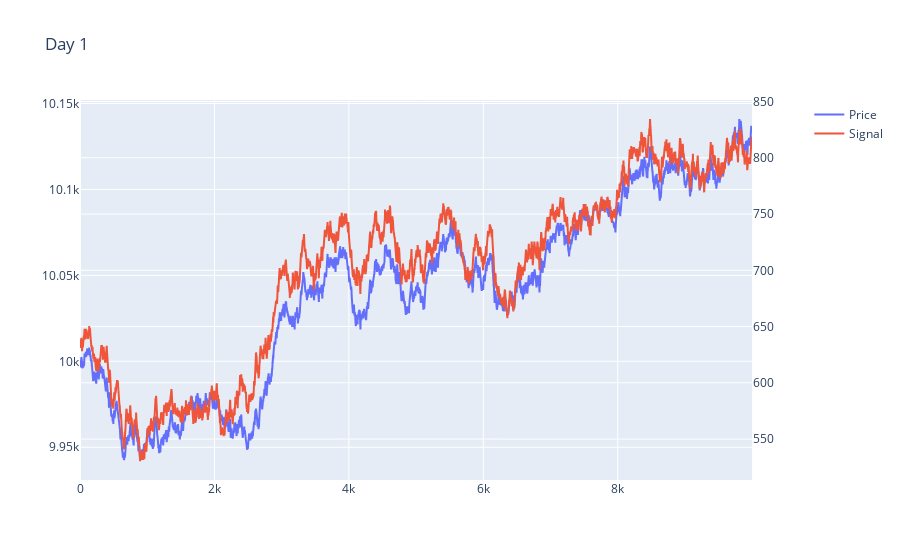
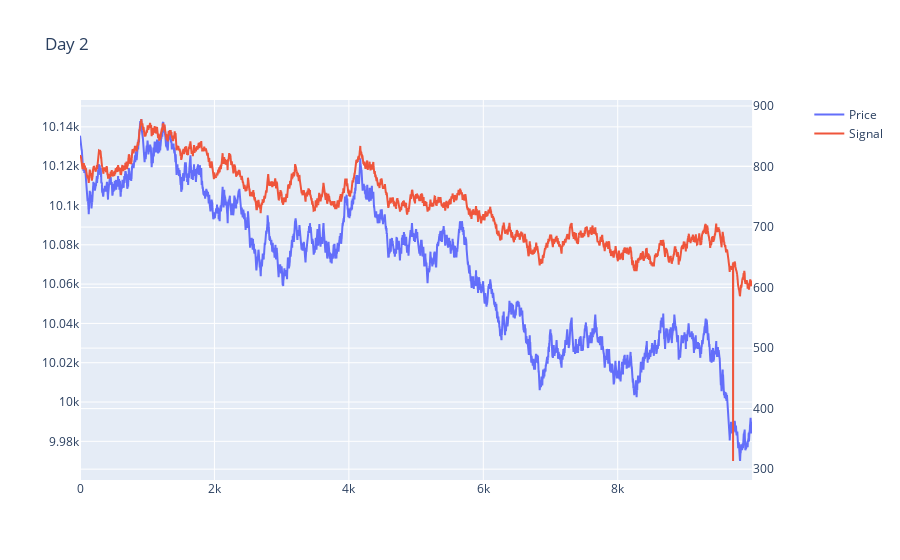
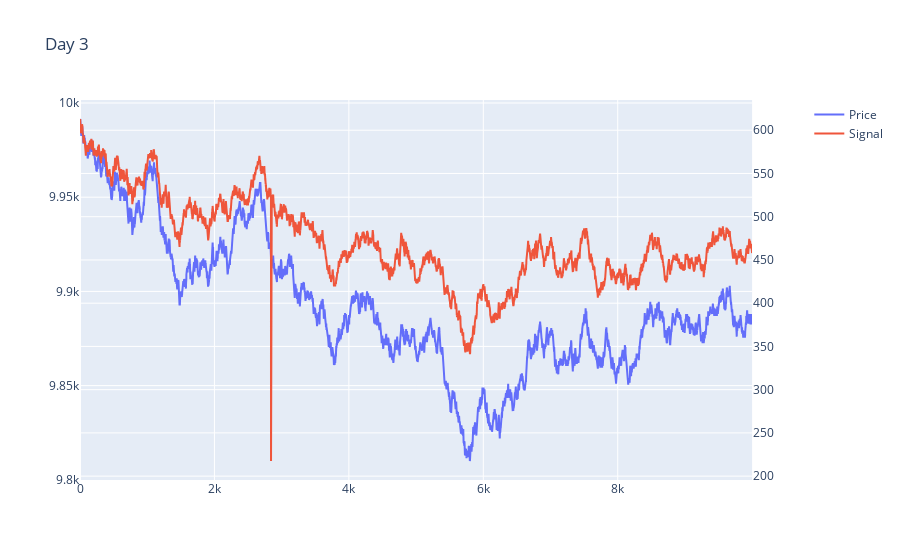

The notebook cell saved with these charts, in order:
### Code cell
def get_popular_price(row: Any, bid_ask: str) -> int:
    best_price = -1
    max_volume = -1

    for i in range(1, 4):
        volume = getattr(row, f"{bid_ask}_volume_{i}")
        if math.isnan(volume):
            break

        if volume > max_volume:
            best_price = getattr(row, f"{bid_ask}_price_{i}")
            max_volume = volume

    return best_price

def get_product_prices(prices: pd.DataFrame, product: str) -> np.ndarray:
    prices = prices[prices["product"] == product]

    mid_prices = []
    for row in prices.itertuples():
        popular_buy_price = get_popular_price(row, "bid")
        popular_sell_price = get_popular_price(row, "ask")
        mid_prices.append((popular_buy_price + popular_sell_price) / 2)

    return np.array(mid_prices)

for day in range(1, 4):
    prices = get_prices(4, day)

    cocos = get_product_prices(prices, "COCONUT")
    coups = get_product_prices(prices, "COCONUT_COUPON")

    fig = make_subplots(specs=[[{"secondary_y": True}]])
    fig.add_trace(go.Scatter(y=cocos, name="Price"), secondary_y=False)
    # fig.add_trace(go.Scatter(y=buy_signal.astype(int), name="Buy"), secondary_y=True)
    # fig.add_trace(go.Scatter(y=sell_signal.astype(int), name="Sell"), secondary_y=True)

    # for premium in range(200, 801, 100):
    #     signal = gift_basket_contents + premium
    #     fig.add_trace(go.Scatter(y=signal, name=f"Signal - {premium}"), secondary_y=False)

    fig.add_trace(go.Scatter(y=(cocos - 10000) + coups, name="Signal"), secondary_y=True)

    fig.update_layout(title_text=f"Day {day}")
    fig.show()

### Figure 1 — Plotly figure (JSON) as saved in the notebook; plotly's stock layout.template omitted (floating-point values rounded to 4 significant figures; data arrays with more than 128 entries replaced by an {"elided": "..."} marker saying what was removed)
{"data": [{"name": "Price", "type": "scatter", "xaxis": "x", "y": {"elided": "10000 float values"}, "yaxis": "y"}, {"name": "Signal", "type": "scatter", "xaxis": "x", "y": {"elided": "10000 float values"}, "yaxis": "y2"}], "layout": {"title": {"text": "Day 1"}, "xaxis": {"anchor": "y", "domain": [0, 0.94]}, "yaxis": {"anchor": "x", "domain": [0, 1]}, "yaxis2": {"anchor": "x", "overlaying": "y", "side": "right"}}}

### Figure 2 — Plotly figure (JSON) as saved in the notebook; plotly's stock layout.template omitted (floating-point values rounded to 4 significant figures; data arrays with more than 128 entries replaced by an {"elided": "..."} marker saying what was removed)
{"data": [{"name": "Price", "type": "scatter", "xaxis": "x", "y": {"elided": "10000 float values"}, "yaxis": "y"}, {"name": "Signal", "type": "scatter", "xaxis": "x", "y": {"elided": "10000 float values"}, "yaxis": "y2"}], "layout": {"title": {"text": "Day 2"}, "xaxis": {"anchor": "y", "domain": [0, 0.94]}, "yaxis": {"anchor": "x", "domain": [0, 1]}, "yaxis2": {"anchor": "x", "overlaying": "y", "side": "right"}}}

### Figure 3 — Plotly figure (JSON) as saved in the notebook; plotly's stock layout.template omitted (floating-point values rounded to 4 significant figures; data arrays with more than 128 entries replaced by an {"elided": "..."} marker saying what was removed)
{"data": [{"name": "Price", "type": "scatter", "xaxis": "x", "y": {"elided": "10000 float values"}, "yaxis": "y"}, {"name": "Signal", "type": "scatter", "xaxis": "x", "y": {"elided": "10000 float values"}, "yaxis": "y2"}], "layout": {"title": {"text": "Day 3"}, "xaxis": {"anchor": "y", "domain": [0, 0.94]}, "yaxis": {"anchor": "x", "domain": [0, 1]}, "yaxis2": {"anchor": "x", "overlaying": "y", "side": "right"}}}
